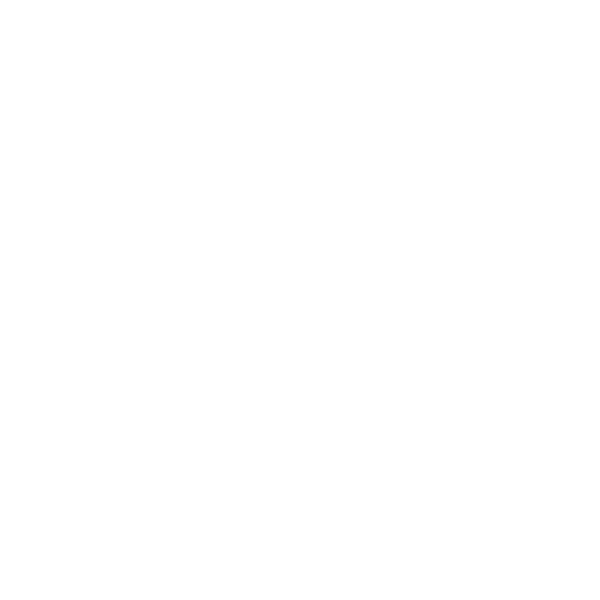
Frame 1 (no input)
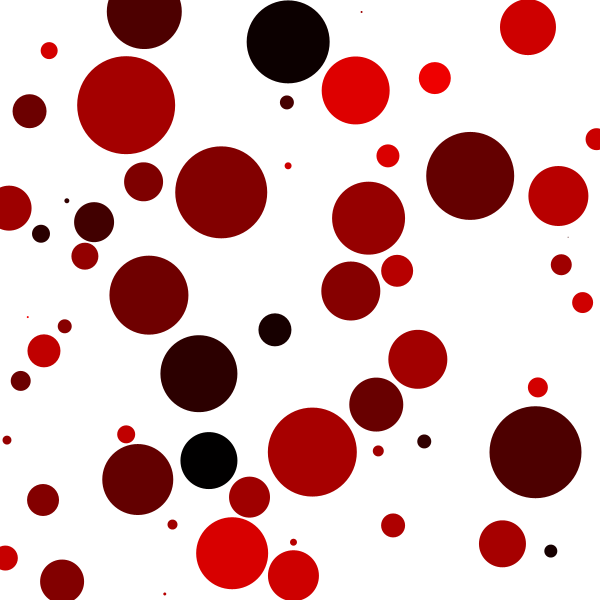
Frame 60 (the mouse pressed at the canvas centre just before this capture)
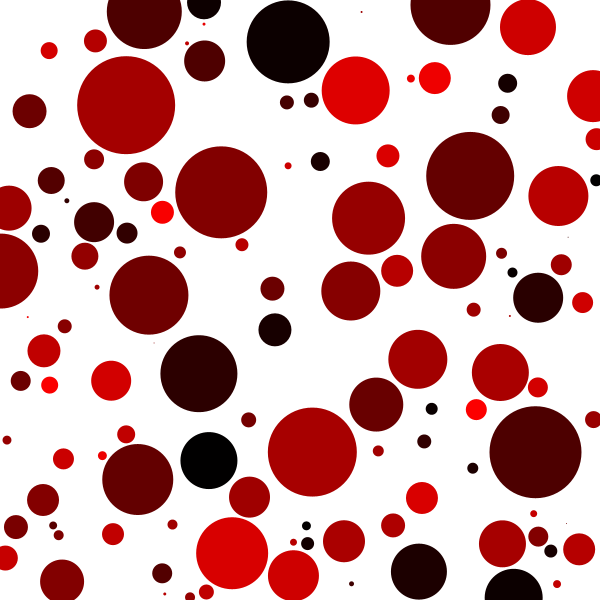
Frame 120 (the mouse held since frame 60 and released just before this capture)

The Processing sketch that drew these frames (run headless with seeded random() and noise(); from frame 60 on, the mouse is pressed at the canvas centre):

// Processing sketch: sketch_2_4
// ── sketch_2_4.pde
/* made with help from Michael Pinn

Antoine Moghaddar(s1880241) and Sven Bormans(s2154900)*/

// define new variables
ArrayList<Ellipses> ellipses = new ArrayList<Ellipses>(); //make new arraylist
PVector newEllipse; 
int rEllipse;
Ellipses ellipse = new Ellipses(new PVector(0, 0), 0);

void setup() {
  background(255);
  size(600,600);
  
  // starting point
  ellipses.add(ellipse); 
  newEllipse = new PVector(random(width), random(height));
}

void draw() {
  //display ellipse
  ellipse.display();
  int rEllipse =  (int)random(0, 100); // set ray new ellipse

// if collision make new variables
  while (detectAnyCollision (ellipses, newEllipse, rEllipse)) {
    newEllipse = new PVector(random(width), random(height));
    rEllipse = (int) random(0, 100);
  }

//if no collision add new ellipse
  ellipse = new Ellipses(newEllipse, rEllipse);
  ellipses.add(ellipse);
} 

// ── Ellipses.pde
class Ellipses {
  //define variables
  PVector loc;
  int d;
  
  //constructor
  Ellipses(PVector loc, int d) {
    this.loc = loc;
    this.d = d;
  } 

//display new ellipse
  void display() {
    fill(random(0,255),0,0);
    noStroke();
    ellipse(loc.x, loc.y, d, d);
  }

//check if collision bewtween new and old ellipses
  boolean detectCollision(PVector newEllipse, int rEllipse) {
    return dist(loc.x, loc.y, newEllipse.x, newEllipse.y) < (((d + rEllipse)/2)+2);
  }
}

//if collision is true return true
boolean detectAnyCollision(ArrayList<Ellipses> ellipses, PVector newEllipse, int rEllipse) {
  for (int i = 0; i<ellipses.size(); i++) {
    Ellipses c = ellipses.get(i);
    if (c.detectCollision(newEllipse, rEllipse)) {
      return true;
    }
  }
  return false;
}


  
